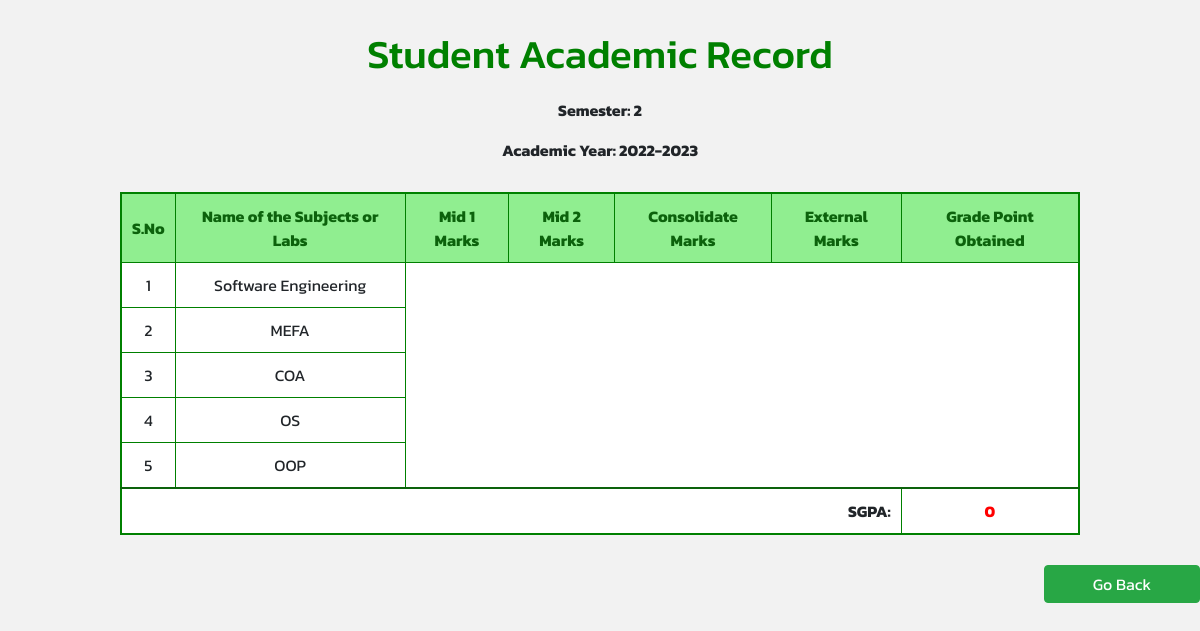
Screenshot of /marks (signed in) with the database file from the repository.
### CA/models.py (models this page shows, shortened)
class Subject(models.Model):
    subject_code = models.CharField(max_length=10)
    subject_name = models.CharField(max_length=100)
    credits = models.IntegerField()

### CA/views.py (the view)
# urls.py: path('marks',marks,name='marks'),
@login_required
def marks(request):
    if request.user.groups.filter(name='Student').exists():
        student = request.user.student
    elif request.user.groups.filter(name='Counsellor').exists():
        student = request.user.username
    else:
        student = None
    subjects = Subject.objects.all()
    marks = Marks.objects.filter(student=student)
    sgpa = 0
    if marks:
        sgpa = calculate_sgpa(student)
    return render(request,'marks.html',{'subjects': subjects,'marks':marks, 'sgpa': sgpa})

### CA/templates/marks.html (shortened to what this page needs)
{% load static %}
<!DOCTYPE html>
<html>
<head>
    <link rel="stylesheet" href="https://cdn.jsdelivr.net/npm/bootstrap@4.6.0/dist/css/bootstrap.min.css">
</head>
<body>
    <h1>Student Academic Record</h1>
    <div class="semester-year">
        <p>Semester: 2</p>
        <p>Academic Year: 2022-2023</p>
    </div>
    <form method="">
        <table>
            <thead>
                <tr>
                    <th>S.No</th>
                    <th>Name of the Subjects or Labs</th>
                    <th>Mid 1 Marks</th>
                    <th>Mid 2 Marks</th>
                    <th>Consolidate Marks</th>
                    <th>External Marks</th>
                    <th>Grade Point Obtained</th>
                </tr>
            </thead>
             <tbody>
            {% for subject in subjects %}
            <tr>
                <td>{{ forloop.counter }}</td>
                <td>{{ subject.subject_name }}</td>
            </tr>
            {% endfor %}
            </tbody>
            <tfoot>
                <tr>
                    <td colspan="6" style="text-align: right;">SGPA: </td>
                    <td>{{ sgpa }}</td>
                </tr>
            </tfoot>
        </table>
        </form>
        <input type="button" value="Go Back" class="btn btn-success px-5 float-right" onclick="redirectToLogin()">
</body>
</html>

### CA/templates/marks.html (style rules this page uses)
body { font-family: 'Kanit', sans-serif;; background-color: #f2f2f2; }
h1 { text-align: center; color: green; margin-top: 30px; }
table { border-collapse: collapse; width: 80%; margin: 30px auto; border: 2px solid green; background-color: white; }
th, td { border: 1px solid green; padding: 10px; text-align: center; }
th { background-color:lightgreen; color:rgb(12, 98, 12); font-weight: bold; }
tfoot td { border-top: 2px solid rgb(12, 98, 12); font-weight: bold; }
tfoot td:last-child { color: red; }
.semester-year { text-align: center; margin: 20px 0; font-weight: bold; }

### rows the page displays
Subject: subject_name "Software Engineering"
Subject: subject_name "MEFA"
Subject: subject_name "COA"
Subject: subject_name "OS"
Subject: subject_name "OOP"

### other values shown
{{ sgpa }} "0"
